Frame 1 (no input): blank canvas, image omitted
Frame 60 (no input): blank canvas, image omitted
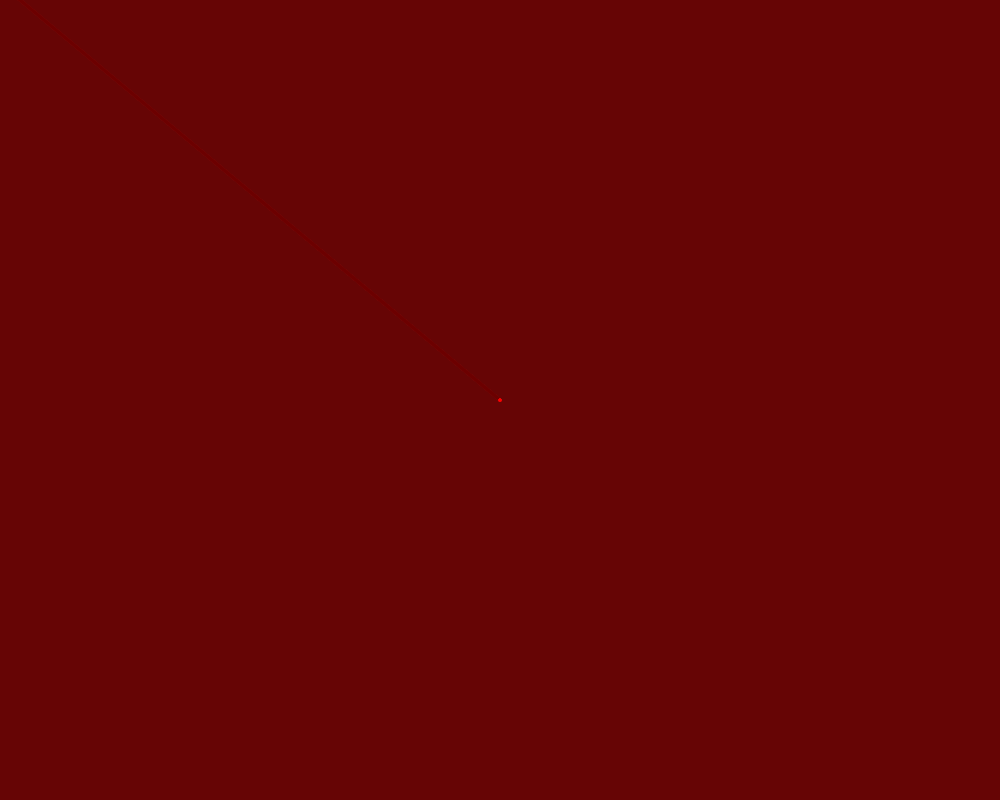
Frame 120 (the mouse pressed at the canvas centre since frame 60)

The p5.js sketch whose frames 1 and 60 were blank and that drew this single picture after the mouse press (run headless with seeded random() and noise() and a simulated clock; from frame 60 on, the mouse is pressed at the canvas centre):

// p5.js sketch
// ── sketch.js
let canvas;


function setup() {
    canvas = createCanvas( windowWidth - 200, windowHeight - 200);
    canvas.position( 100, 100 );

    canvas.style('z-index',-1);

    // canvas.style('z-index', -1);
    // background(150, 100, 50);

}

function draw() {

    background(100, 0, 0, 20);


    stroke(255, 0 , 0); //stroke sets the color of the stroke
    strokeWeight(3);

    if ( mouseIsPressed ) {

        line( mouseX, mouseY, pmouseX, pmouseY );

    }

}

function windowResized() {

    resizeCanvas( windowWidth, windowHeight );

}
